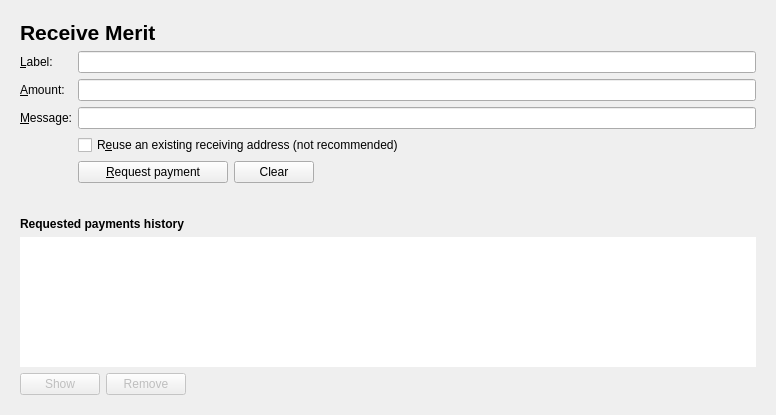
<?xml version="1.0" encoding="UTF-8"?>
<ui version="4.0">
 <class>ReceiveCoinsDialog</class>
 <widget class="QWidget" name="ReceiveCoinsDialog">
  <property name="geometry">
   <rect>
    <x>0</x>
    <y>0</y>
    <width>776</width>
    <height>415</height>
   </rect>
  </property>
  <property name="styleSheet">
   <string notr="true">QFrame { border-color: #E2E2E2; border-radius: 3px; }</string>
  </property>
  <layout class="QVBoxLayout" name="verticalLayout" stretch="0,0,1">
   <item>
    <widget class="QFrame" name="frame2">
     <property name="sizePolicy">
      <sizepolicy hsizetype="Preferred" vsizetype="Expanding">
       <horstretch>0</horstretch>
       <verstretch>0</verstretch>
      </sizepolicy>
     </property>
     <property name="frameShape">
      <enum>QFrame::StyledPanel</enum>
     </property>
     <property name="frameShadow">
      <enum>QFrame::Sunken</enum>
     </property>
     <layout class="QVBoxLayout" name="verticalLayout_3">
      <item>
       <layout class="QVBoxLayout" name="verticalLayout_5">
        <item>
         <widget class="QLabel" name="label_5">
          <property name="font">
           <font>
            <pointsize>16</pointsize>
            <weight>75</weight>
            <bold>true</bold>
           </font>
          </property>
          <property name="text">
           <string>Receive Merit</string>
          </property>
         </widget>
        </item>
       </layout>
      </item>
      <item>
       <layout class="QGridLayout" name="gridLayout">
        <item row="6" column="2">
         <widget class="QCheckBox" name="reuseAddress">
          <property name="toolTip">
           <string>Reuse one of the previously used receiving addresses. Reusing addresses has security and privacy issues. Do not use this unless re-generating a payment request made before.</string>
          </property>
          <property name="text">
           <string>R&amp;euse an existing receiving address (not recommended)</string>
          </property>
         </widget>
        </item>
        <item row="4" column="0">
         <widget class="QLabel" name="label">
          <property name="toolTip">
           <string>An optional amount to request. Leave this empty or zero to not request a specific amount.</string>
          </property>
          <property name="text">
           <string>&amp;Amount:</string>
          </property>
          <property name="buddy">
           <cstring>reqAmount</cstring>
          </property>
         </widget>
        </item>
        <item row="7" column="0">
         <widget class="QLabel" name="label_7">
          <property name="text">
           <string/>
          </property>
         </widget>
        </item>
        <item row="3" column="0">
         <widget class="QLabel" name="label_2">
          <property name="toolTip">
           <string>An optional label to associate with the new receiving address.</string>
          </property>
          <property name="text">
           <string>&amp;Label:</string>
          </property>
          <property name="buddy">
           <cstring>reqLabel</cstring>
          </property>
         </widget>
        </item>
        <item row="6" column="0">
         <widget class="QLabel" name="label_4">
          <property name="text">
           <string/>
          </property>
         </widget>
        </item>
        <item row="3" column="2">
         <widget class="QLineEdit" name="reqLabel">
          <property name="toolTip">
           <string>An optional label to associate with the new receiving address.</string>
          </property>
         </widget>
        </item>
        <item row="5" column="2">
         <widget class="QLineEdit" name="reqMessage">
          <property name="toolTip">
           <string>An optional message to attach to the payment request, which will be displayed when the request is opened. Note: The message will not be sent with the payment over the Merit network.</string>
          </property>
         </widget>
        </item>
        <item row="4" column="2">
         <widget class="MeritAmountField" name="reqAmount">
          <property name="minimumSize">
           <size>
            <width>80</width>
            <height>0</height>
           </size>
          </property>
          <property name="toolTip">
           <string>An optional amount to request. Leave this empty or zero to not request a specific amount.</string>
          </property>
         </widget>
        </item>
        <item row="7" column="2">
         <layout class="QHBoxLayout" name="horizontalLayout">
          <item>
           <widget class="QPushButton" name="receiveButton">
            <property name="minimumSize">
             <size>
              <width>150</width>
              <height>0</height>
             </size>
            </property>
            <property name="text">
             <string>&amp;Request payment</string>
            </property>
            <property name="icon">
             <iconset resource="../merit.qrc">
              <normaloff>:/icons/receiving_addresses</normaloff>:/icons/receiving_addresses</iconset>
            </property>
           </widget>
          </item>
          <item>
           <widget class="QPushButton" name="clearButton">
            <property name="sizePolicy">
             <sizepolicy hsizetype="Minimum" vsizetype="Fixed">
              <horstretch>0</horstretch>
              <verstretch>0</verstretch>
             </sizepolicy>
            </property>
            <property name="toolTip">
             <string>Clear all fields of the form.</string>
            </property>
            <property name="text">
             <string>Clear</string>
            </property>
            <property name="icon">
             <iconset resource="../merit.qrc">
              <normaloff>:/icons/remove</normaloff>:/icons/remove</iconset>
            </property>
            <property name="autoDefault">
             <bool>false</bool>
            </property>
           </widget>
          </item>
          <item>
           <spacer name="horizontalSpacer">
            <property name="orientation">
             <enum>Qt::Horizontal</enum>
            </property>
            <property name="sizeHint" stdset="0">
             <size>
              <width>40</width>
              <height>20</height>
             </size>
            </property>
           </spacer>
          </item>
         </layout>
        </item>
        <item row="5" column="0">
         <widget class="QLabel" name="label_3">
          <property name="toolTip">
           <string>An optional message to attach to the payment request, which will be displayed when the request is opened. Note: The message will not be sent with the payment over the Merit network.</string>
          </property>
          <property name="text">
           <string>&amp;Message:</string>
          </property>
          <property name="alignment">
           <set>Qt::AlignLeading|Qt::AlignLeft|Qt::AlignVCenter</set>
          </property>
          <property name="buddy">
           <cstring>reqMessage</cstring>
          </property>
         </widget>
        </item>
       </layout>
      </item>
     </layout>
    </widget>
   </item>
   <item>
    <spacer name="verticalSpacer_2">
     <property name="orientation">
      <enum>Qt::Vertical</enum>
     </property>
     <property name="sizeHint" stdset="0">
      <size>
       <width>20</width>
       <height>10</height>
      </size>
     </property>
    </spacer>
   </item>
   <item>
    <widget class="QFrame" name="frame">
     <property name="sizePolicy">
      <sizepolicy hsizetype="Preferred" vsizetype="Expanding">
       <horstretch>0</horstretch>
       <verstretch>0</verstretch>
      </sizepolicy>
     </property>
     <property name="frameShape">
      <enum>QFrame::StyledPanel</enum>
     </property>
     <property name="frameShadow">
      <enum>QFrame::Raised</enum>
     </property>
     <layout class="QVBoxLayout" name="verticalLayout_2">
      <item>
       <widget class="QLabel" name="label_6">
        <property name="font">
         <font>
          <weight>75</weight>
          <bold>true</bold>
         </font>
        </property>
        <property name="text">
         <string>Requested payments history</string>
        </property>
       </widget>
      </item>
      <item>
       <widget class="QTableView" name="recentRequestsView">
        <property name="contextMenuPolicy">
         <enum>Qt::CustomContextMenu</enum>
        </property>
        <property name="tabKeyNavigation">
         <bool>false</bool>
        </property>
        <property name="sortingEnabled">
         <bool>true</bool>
        </property>
       </widget>
      </item>
      <item>
       <layout class="QHBoxLayout" name="horizontalLayout_2">
        <item>
         <widget class="QPushButton" name="showRequestButton">
          <property name="enabled">
           <bool>false</bool>
          </property>
          <property name="toolTip">
           <string>Show the selected request (does the same as double clicking an entry)</string>
          </property>
          <property name="text">
           <string>Show</string>
          </property>
          <property name="icon">
           <iconset resource="../merit.qrc">
            <normaloff>:/icons/edit</normaloff>:/icons/edit</iconset>
          </property>
          <property name="autoDefault">
           <bool>false</bool>
          </property>
         </widget>
        </item>
        <item>
         <widget class="QPushButton" name="removeRequestButton">
          <property name="enabled">
           <bool>false</bool>
          </property>
          <property name="toolTip">
           <string>Remove the selected entries from the list</string>
          </property>
          <property name="text">
           <string>Remove</string>
          </property>
          <property name="icon">
           <iconset resource="../merit.qrc">
            <normaloff>:/icons/remove</normaloff>:/icons/remove</iconset>
          </property>
          <property name="autoDefault">
           <bool>false</bool>
          </property>
         </widget>
        </item>
        <item>
         <spacer name="horizontalSpacer_2">
          <property name="orientation">
           <enum>Qt::Horizontal</enum>
          </property>
          <property name="sizeHint" stdset="0">
           <size>
            <width>40</width>
            <height>20</height>
           </size>
          </property>
         </spacer>
        </item>
       </layout>
      </item>
     </layout>
    </widget>
   </item>
  </layout>
 </widget>
 <customwidgets>
  <customwidget>
   <class>MeritAmountField</class>
   <extends>QLineEdit</extends>
   <header>meritamountfield.h</header>
   <container>1</container>
  </customwidget>
 </customwidgets>
 <tabstops>
  <tabstop>reqLabel</tabstop>
  <tabstop>reqAmount</tabstop>
  <tabstop>reqMessage</tabstop>
  <tabstop>reuseAddress</tabstop>
  <tabstop>receiveButton</tabstop>
  <tabstop>clearButton</tabstop>
  <tabstop>recentRequestsView</tabstop>
  <tabstop>showRequestButton</tabstop>
  <tabstop>removeRequestButton</tabstop>
 </tabstops>
 <resources>
  <include location="../merit.qrc"/>
 </resources>
 <connections/>
</ui>
